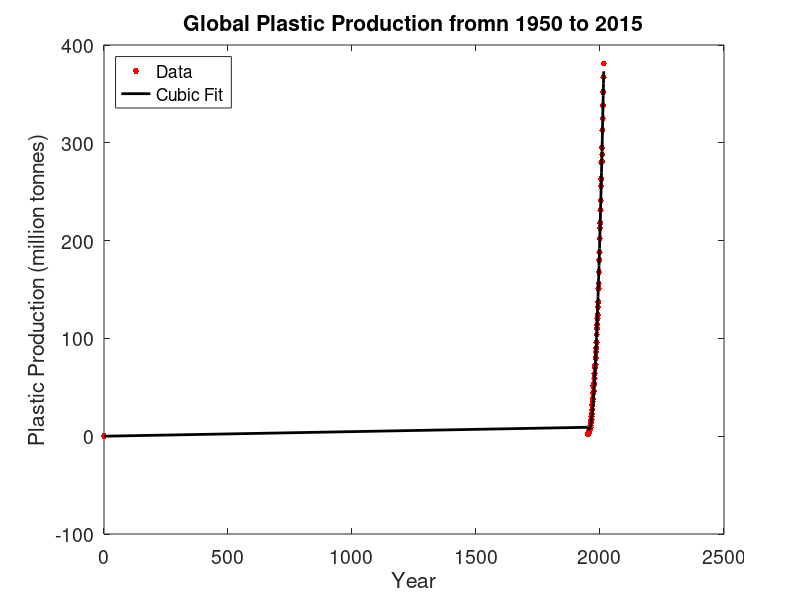

Write MATLAB code to recreate this figure.
%% Example: Plastic Generation
clc;clear all;close all;
[num,text,raw]=xlsread('Plastic_Production_Data.csv');  % load data using xls read
year = num(:,1);
plastic_prod = num(:,2);
figure(1);  % can create multiple figures with on script, figure(1), figure(2), figure(n)
plot(year,plastic_prod,'r.','MarkerSize',14);    % discrete data points usually represented as points, can change size
xlabel('Year'); % create xlabel
ylabel('Plastic Production (million tonnes)'); % create ylabel
title('Global Plastic Production fromn 1950 to 2015'); % create title
set(gca,'FontSize',14); % sets font size for entire figure
P = polyfit(year, plastic_prod, 3);  % use polyfit(x,y,order) to create 3rd order polynomial vector
Y = polyval(P,year);    % evaluate the create polynomial vector P at the x data points given by year
hold on;    % hold on the wait to plot the fit line on top of the data points
plot(year,Y,'k-','LineWidth',2);     % plot line of best fit, change line width
legend('Data', 'Cubic Fit','Location','NorthWest');    % create and position legend
plastic_per_person_2015 = plastic_prod(end)*2.2E9/7.7E9;    % calculate plastic per person on earth
fprintf('Plastic generated per person each year is: %0.0f lb.\n',plastic_per_person_2015);
year_2050 = polyval(P,2050);    % evalutate the vector polynomila P at the year 2050 to get a projection
fprintf('Estimated plastic production by 2050 will be: %0.0f.\n',year_2050);